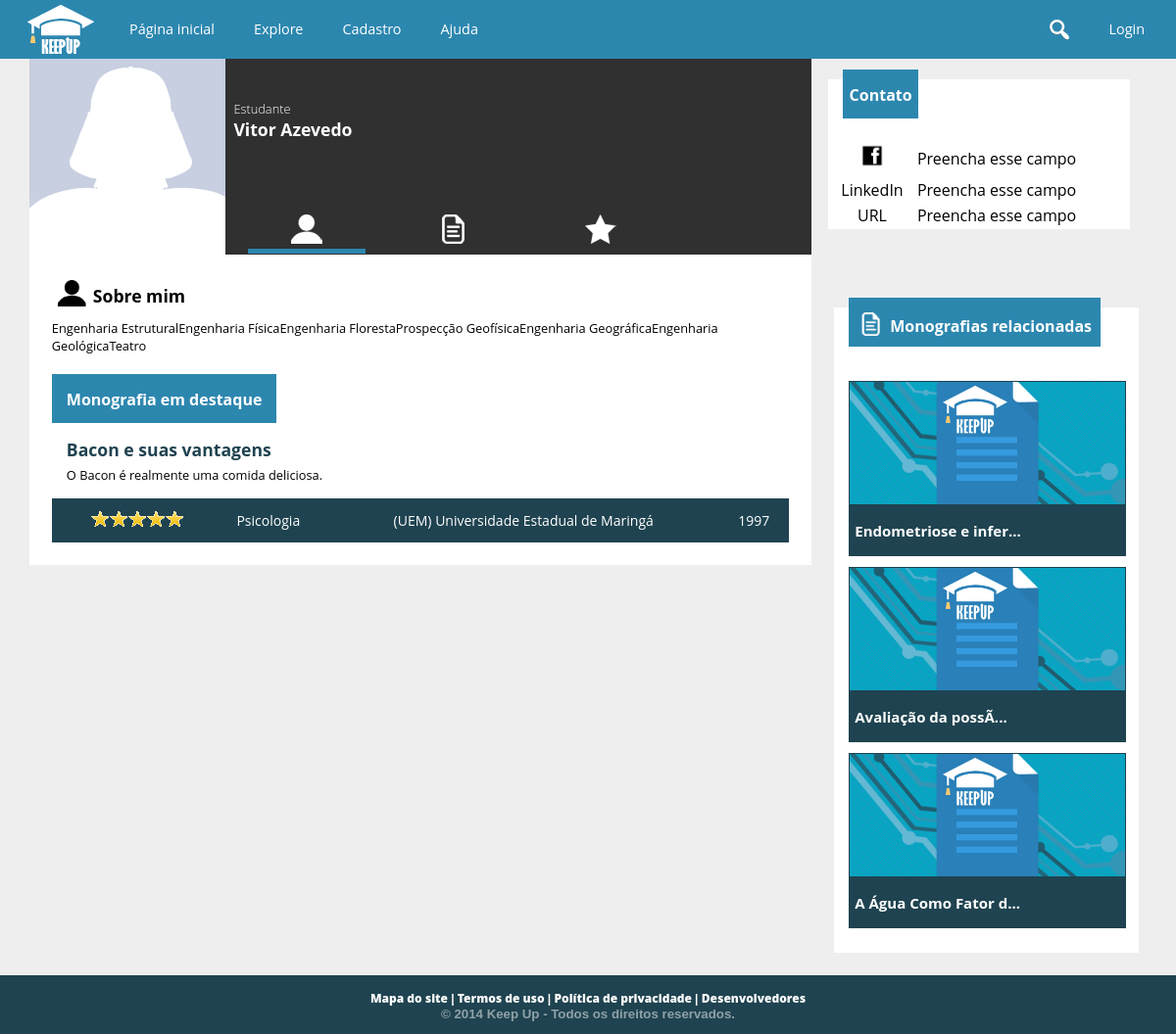
/aluno.php?u=bacon, run on the app's committed database.
### tables this page shows
CREATE TABLE `aluno` (
  `cd_aluno` int(11) NOT NULL AUTO_INCREMENT,
  `cd_usuario` int(11) NOT NULL,
  `nm_aluno` varchar(100) NOT NULL,
  `dt_nascimento` date NOT NULL,
  `tx_bio` text,
  `nm_url_avatar` text,
  `nm_fb` varchar(50) DEFAULT NULL,
  `tx_url_linkedin` text,
  `tx_url_externo` text,
  `nm_profissao` varchar(50) DEFAULT NULL,
  `cd_cidade` int(11) DEFAULT NULL,
  PRIMARY KEY (`cd_aluno`),
  UNIQUE KEY `cd_usuario` (`cd_usuario`),
  KEY `fk_alunocidade` (`cd_cidade`),
  CONSTRAINT `fk_alunocidade` FOREIGN KEY (`cd_cidade`) REFERENCES `cidade` (`cd_cidade`),
  CONSTRAINT `fk_alunousuario` FOREIGN KEY (`cd_usuario`) REFERENCES `usuario` (`cd_usuario`)
);

CREATE TABLE `curso` (
  `cd_curso` int(11) NOT NULL AUTO_INCREMENT,
  `nm_curso` varchar(100) NOT NULL,
  `vl_nivel` tinyint(4) NOT NULL,
  `cd_area` int(11) NOT NULL,
  PRIMARY KEY (`cd_curso`),
  UNIQUE KEY `nm_curso` (`nm_curso`),
  KEY `fk_curso_area` (`cd_area`),
  CONSTRAINT `fk_curso_area` FOREIGN KEY (`cd_area`) REFERENCES `area` (`cd_area`)
);

CREATE TABLE `trabalho` (
  `cd_trabalho` int(11) NOT NULL AUTO_INCREMENT,
  `nm_titulo` varchar(200) NOT NULL,
  `ds_resumo` text,
  `cd_escola` int(11) NOT NULL,
  `cd_curso` int(11) NOT NULL,
  `dt_publicado` datetime NOT NULL,
  `aa_publicacao` int(4) NOT NULL,
  `tx_pchave` varchar(255) DEFAULT '',
  PRIMARY KEY (`cd_trabalho`),
  KEY `fk_trabalhoescola` (`cd_escola`),
  KEY `fk_trabalhocurso` (`cd_curso`),
  CONSTRAINT `fk_trabalhocurso` FOREIGN KEY (`cd_curso`) REFERENCES `curso` (`cd_curso`),
  CONSTRAINT `fk_trabalhoescola` FOREIGN KEY (`cd_escola`) REFERENCES `escola` (`cd_escola`)
);

CREATE TABLE `escola` (
  `cd_escola` int(11) NOT NULL AUTO_INCREMENT,
  `cd_usuario` int(11) NOT NULL,
  `nm_escola` varchar(300) NOT NULL,
  `nm_cnpj` char(14) NOT NULL,
  `tx_url_avatar` text,
  `tx_info` text,
  `tx_endereco` varchar(150) DEFAULT NULL,
  `tx_contato` text,
  `tx_url_externo` text,
  `cd_cidade` int(11) DEFAULT NULL,
  PRIMARY KEY (`cd_escola`),
  UNIQUE KEY `cd_usuario` (`cd_usuario`),
  UNIQUE KEY `nm_cnpj` (`nm_cnpj`),
  KEY `fk_escolacidade` (`cd_cidade`),
  CONSTRAINT `fk_escolacidade` FOREIGN KEY (`cd_cidade`) REFERENCES `cidade` (`cd_cidade`),
  CONSTRAINT `fk_escolausuario` FOREIGN KEY (`cd_usuario`) REFERENCES `usuario` (`cd_usuario`)
);

### sessao.php (called while the page is built, shortened)
<?php
$logado = false;
?>

### conexao.class.php (called while the page is built, shortened)
<?php
class Conexao {
	private $host = "localhost:3307";
	private $usuario = "root";
	private $senha = "usbw";
	private $banco = "keepup";
	private function conectar() {
		if($this->conexao = mysql_connect($this->host, $this->usuario, $this->senha)) {
			if($this->conexaoBanco = mysql_select_db($this->banco)) {
				return $this;
			}
		}
		die("conexao.class:20". mysql_error());
	}
	public function consultar($sql) {
		if($query = mysql_query($sql)) {
			$arr_resultado = array();
			while($resultado = mysql_fetch_array($query)) {
				array_push($arr_resultado, $resultado);
			}
			return $arr_resultado;
		}
		else {
			echo "conexao:39: ".mysql_error();
			$this->desconectar();
			return false;
		}
	}
}
?>

### public_html/php/mediaAvaliacao.php (called while the page is built, shortened)
<?php
$somaAvaliacoes = "SELECT sum(vl_voto) FROM voto WHERE cd_trabalho = $cd_trabalho";
$soma = $conexao->consultar($somaAvaliacoes);
    if($soma[0][0] <> null) {
                $qtVotos = $conexao->consultar("SELECT count(vl_voto) FROM voto WHERE cd_trabalho = $cd_trabalho");
                $total =  (int)$soma[0][0];
                $divide = (int)$qtVotos[0][0];
                $media = $total/$divide;
                $media = number_format($media, 1);
                $decimal = explode('.', $media);
                $comparar = $decimal[1];
                if($comparar <=5 ) { $media = floor($media);}
    }
?>

### public_html/aluno.php (the view, shortened to what this page needs)
<?php
require("../sessao.php");
require("../conexao.class.php");
$conexao = new Conexao();
	$nm_login = $_GET['u'];
	$usuario = "SELECT cd_usuario FROM usuario WHERE nm_login = '$nm_login'";
	$pageuser = $conexao->consultar($usuario);
	$comando = "SELECT * FROM aluno WHERE cd_usuario = {$pageuser[0]['cd_usuario']}";
	$aluno = $conexao->consultar($comando);
	$cd_aluno = $aluno[0]["cd_aluno"];
	$consulta = "SELECT t.* FROM autoria a, trabalho t WHERE a.cd_aluno = $cd_aluno and t.cd_trabalho = a.cd_trabalho";
	$trabalhosAluno = $conexao->consultar($consulta);
	$cont = 0;
	foreach ($trabalhosAluno as $cadatrabalho) {
		$cont = $cont + 1;
		$comando = "SELECT SUM(vl_voto) AS soma FROM voto WHERE cd_trabalho = {$cadatrabalho["cd_trabalho"]}";
		$notatrabalho = $conexao->consultar($comando);
		if($cont == 1)	{
				$maiornota = $notatrabalho;
				$trabalhodestaque = $cadatrabalho['cd_trabalho'];
		}
		else {
			if ($notatrabalho > $maiornota)	{
					$maiornota = $notatrabalho;
					$trabalhodestaque = $cadatrabalho['cd_trabalho'];
			}
		}
	}
	if(isset($trabalhodestaque))
	{
	$consulta =
			"SELECT * FROM trabalho
			WHERE cd_trabalho = $trabalhodestaque";
	$trabalhoTop = $conexao->consultar($consulta);
 $nomeCurso = $conexao->consultar("SELECT c.nm_curso
        FROM trabalho t, curso c WHERE t.cd_trabalho = {$trabalhoTop[0]['cd_trabalho']}
        AND t.cd_curso = c.cd_curso");
  $nomeInstituicao = $conexao->consultar("SELECT nm_escola
    FROM escola WHERE cd_escola = {$trabalhoTop[0]['cd_escola']}");
	}
  $cursosquery =
    "SELECT c.*
    FROM curso c, cursando cu
    WHERE
        cu.cd_curso = c.cd_curso and
        cu.cd_aluno = {$aluno[0]["cd_aluno"]}";
  $cursosAluno = $conexao->consultar($cursosquery);
$relacionadas = "SELECT t.* FROM trabalho t, curso c WHERE t.cd_curso = c.cd_curso and (";
$i = 1;
$ncursos = sizeof($cursosAluno);
foreach($cursosAluno as $curso) {
    $relacionadas .= "t.cd_curso = {$curso["cd_curso"]}";
    if($i< $ncursos) {
        $relacionadas .= " OR ";
    }
    $i++;
}
$relacionadas .= ") ORDER BY rand() LIMIT 3";
$relacionados = $conexao->consultar($relacionadas);
   ?>
<!doctype html>
<html>
<head>
<link href="cs/global.css" type="text/css" rel="stylesheet">
<link href="cs/estilo_user.css" rel="stylesheet" type="text/css">
</head>
<body>
<?php include "header.php"; ?>
     <div id="usuario">
    	 <div id="lado_left">
            <div id="foto_perfil_usuario" style="background-image:url(<?php if($aluno[0]['nm_url_avatar'] <> '')
			echo 'images/upload/'.$pageuser[0]["cd_usuario"]."/".$aluno[0]['nm_url_avatar'];
		else
			echo 'images/default/usericon.png';
		?>)"> </div>
            <div id="dados_usuario">
                <div id="texto_dados">
                    <h3> Estudante </h3>
                    <h1><?php echo  $aluno[0]["nm_aluno"]; ?></h1>
                </div>
                <div id="icones_dados">
                <a href="?ver=perfil&u=<?php echo $nm_login; ?>">	<div class="bot_perfil" id="profile" <?php if(!isset($_GET["ver"]) or $_GET["ver"] == "perfil"){ ?>style="border-bottom:5px solid #2c87af" <?php } ?>> </div> </a>
                <a href="?ver=trabalhos&u=<?php echo $nm_login; ?>">    <div class="bot_perfil" id="monografias" <?php if(isset($_GET["ver"]) and $_GET["ver"] == "trabalhos"){ ?>style="border-bottom:5px solid #2c87af" <?php } ?>> </div> </a>
                <a href="?ver=favoritos&u=<?php echo $nm_login; ?>" >    <div class="bot_perfil" id="favoritos" <?php if(isset($_GET["ver"]) and $_GET["ver"] == "favoritos"){ ?>style="border-bottom:5px solid #2c87af" <?php } ?>> </div> </a>
                </div>
            </div>
		</div>
        <div id="lado_right">
        	<div id="contato">
            	<header class="UltimosTrabalhos" style="background-color:white;">
                          <div class="latest_posts" style="margin:-10px auto auto 5%;"> <h1>  Contato </h1> </div>
                </header>
                <table style="background-color:white">
                	<tr>
                    	<td> <img src="images/face.png" width="30"></td>
                        <td style="text-align:left;"> <?php if($aluno[0]['nm_fb'] != "") {echo "www.facebook.com/".$aluno[0]['nm_fb'];}
    	else { echo "Preencha esse campo";} ?> </td>
                    </tr>
                    <tr>
                    	<td> LinkedIn </td>
                        <td style="text-align:left;"> <?php if($aluno[0]['tx_url_linkedin'] != "") {echo "".$aluno[0]['tx_url_linkedin'];}
    	else { echo "Preencha esse campo";} ?> </td>
                    </tr>
                    <tr>
                    	<td>URL</td>
                        <td style="text-align:left;"> <?php if($aluno[0]['tx_url_externo'] != "" ) { echo "".$aluno[0]['tx_url_externo'];}
    	else { echo "Preencha esse campo";} ?></td>
                    </tr>
                </table>
            </div>
        </div>
   </div>
     <section id="descricao_usuario">
        <?php if (isset($_GET["ver"]) and $_GET["ver"] == "trabalhos") { ?>
        <div class="esquerda">
            <table style="width:auto;">
            <tr>
                <td> <img src="images/perfil_usuario/monografias_.png" width="35px"> </td>
                <td> <h1> Meus trabalhos </h1> </td>
            </tr>
        </table>
                <div id="monografias_do_usuario">
                  <?php foreach($trabalhosAluno as $trabalho) { ?>
                    <div id="trabalho_usuario">
                    <a href="trabalho.php?t=<?php echo $trabalho["cd_trabalho"]; ?>">
                        <div class="trabalho_esquerda">
                            <div id="img_cada_trabalho"> </div>
                        </div>
                        <div class="trabalho_direita">
                            <h1><?php echo $trabalho["nm_titulo"]; ?></h1>
                            <p><?php echo substr($trabalho["ds_resumo"], 0, 200) . "...";
 ?></p>
                        </div>
                        </a>
                    </div>
                    <?php } ?>
<?php
                    } else { ?>
        <div class="esquerda">
        <table style="width:auto;">
            <tr>
                <td> <img src="images/perfil_usuario/profile_.png" width="35px"> </td>
                <td> <h1> Sobre mim </h1> </td>
            </tr>
        </table>
            <p><?php foreach($cursosAluno as $curso) echo $curso["nm_curso"]; ?></p>
             <div id="monografias_do_usuario">
                <div id="trabalhos">
    <?php if(isset($trabalhoTop)) { ?>
                    <header class="UltimosTrabalhos">
                          <div class="latest_posts"> <h1>  Monografia em destaque </h1> </div>
                    </header>
                    <a href="trabalho.php?t=<?php echo $trabalhoTop[0]["cd_trabalho"]; ?>">
                    <div id="monografia_destaque">
                        <div id="titulo_monografia_destaque">
                            <h1><?php echo $trabalhoTop[0]['nm_titulo']; ?></h1>
                            <p><?php echo $trabalhoTop[0]['ds_resumo'];?>
 </p>
                        </div>
                    </div>
                    </a>
                    <footer class="rodape_mono">
                        <table>
                            <tr>
                                <td><?php $cd_trabalho = $trabalhoTop[0]['cd_trabalho'];
                                require("php/mediaAvaliacao.php");
                                if(isset($media)) { switch($media) {
                                    case 5:
                                        echo "<img src='images/index_icons/cincoestrelas.png'>";
                                        break; }  }?>
                              </td>
                                <td>
                                <a href="../escola/Escola_monos.html"><?php echo $nomeCurso[0]['nm_curso'];?></a> </td>
                                <td> <a href="../escola/Escola.html"><?php echo $nomeInstituicao[0]['nm_escola']; ?></a> </td>
                                <td><?php echo $trabalhoTop[0]["aa_publicacao"]; ?></td>
                            </tr>
                        </table>
                 </footer>
                    <?php } ?>
                    </div>
                </div>
            </div>
        <?php } ?>
        <aside class="direita">
           <?php if(sizeof($relacionados) > 0) { ?>
            <div id="monografias_relacionadas">
                    <header class="UltimosTrabalhos">
                          <div class="latest_posts">
                              <table>
                                <tr>
                                    <td> <img src="images/perfil_usuario/monografias.png" width="30"> </td>
                                    <td> <h1> Monografias relacionadas </h1> </td>
                                </tr>
                              </table>
                          </div>
                    </header>
                    <?php foreach ($relacionados as $trabalhoRelacionado) {
                    if($trabalhoRelacionado['cd_trabalho'] <> $cd_trabalho){   ?>
                    <a href="trabalho.php?t=<?php echo $trabalhoRelacionado['cd_trabalho'];?>">
                         <div id="mono_recente">
                            <div class="imagem_monografia_relacionada"  style="background-image: url(images/imagens_monografias/img_vis.jpg)" id="relacionada_1"> </div>
                            <footer class="titulo_relacionada"> <h1> <?php echo substr($trabalhoRelacionado['nm_titulo'], 0, 20) . "...";?> </h1> </footer>
                        </div>
                    </a>
                    <?php }}?>
                </div>
           <?php } ?>
        </aside>
     </section>
    	<?php include 'footer.php'; ?>
</body>
</html>

### public_html/header.php (shortened to what this page needs)
<header>
  		<a href="index.php"> <div id="logo"> </div>  </a>
       <div class="nav">
			<a href="./"><div class="bot_nav">Página inicial</div></a>
			<a href="explore.php"> <div class="bot_nav"> Explore </div></a>
		<?php if(!$logado) { ?>
				<a href="cadastro.php"><div class="bot_nav">Cadastro</div></a>
		<?php } ?>
           <a href="guias.php"> <div class="bot_nav"> Ajuda </div> </a>
       </div>
   	<div id="foto_usuario_menu">
	<?php if(!$logado) { ?>
			<a href="#" class="login_link">
               	<div class="bot_nav" id="alogin">Login</div></a>
	<?php } ?>
       </div>
      		<div id="pesquisa_menu"></div>
   </header>

### public_html/footer.php
<footer>
        <div id="footer_centralizado">
            <p>
            <a href="#"> Mapa do site </a> |
            <a href="#"> Termos de uso </a> |
            <a href="#"> Política de privacidade </a> |
            <a href="#"> Desenvolvedores  </a>
            </p>
        		<h5> © 2014 Keep Up - Todos os direitos reservados. </h5>
        </div>
    </footer>

### public_html/cs/global.css (style rules this page uses)
a { color: inherit; }
* { font-family: 'Open Sans', sans-serif; }
body { margin:0; padding:0; font-family:Verdana, Geneva, sans-serif; border:0; background-color:#eeeeee; }
header { width:100%; height:60px; background-color:#2c87af; color:white; }
header a { color:white; }
.nav { width:auto; height:60px; float:left; }
.bot_nav { float:left; width:auto; padding-left:20px; padding-right:20px; height:40px; text-align:center; padding-top:20px; font-size:.9em; color:white; -webkit-transition: background-color; -webkit-transition-duration:0.1s ; -webkit-transition-timing-function:ease-in; }
#foto_usuario_menu { width:auto; height:60px; float:right; padding-left:1%; padding-right:1%; text-align:right; }
#pesquisa_menu { float:right; width:3%; height:60px; background-image:url('../images/menu/search.png'); background-position:center; background-repeat:no-repeat; -webkit-transition: background-color; -webkit-transition-duration:0.1s ; -webkit-transition-timing-function:ease-in; cursor:pointer; }
table { margin:auto; }
#logo { float:left; width:100px; height:50px; margin-top:5px; margin-left:1%; background-image:url(../images/logo/3.png); background-position:center; background-repeat: no-repeat; }
footer { width:100%; height:60px; clear:both; background-color:#1f4350; position:relative; bottom:0; }
#footer_centralizado { width:940px; padding:15px; height:20px; margin:auto; text-align:center; }
#footer_centralizado p { margin: 0; color:white; font-size:12px; font-family:"Trebuchet MS", Arial, Helvetica, sans-serif; font-weight:900 }
#footer_centralizado a { color:white; }
#footer_centralizado a:link { color:white; text-decoration:none; }
#footer_centralizado h5 { margin:0; color:white; font-family:"Trebuchet MS", Arial, Helvetica, sans-serif; opacity:.5; }

### data on the page
aluno: nm_aluno "Vitor Azevedo"
curso: nm_curso "Engenharia Estrutural"
curso: nm_curso "Engenharia Física"
curso: nm_curso "Engenharia Floresta"
curso: nm_curso "Prospecção Geofísica"
curso: nm_curso "Engenharia Geográfica"
curso: nm_curso "Engenharia Geológica"
curso: nm_curso "Teatro"
trabalho: nm_titulo "Bacon e suas vantagens", ds_resumo "O Bacon é realmente uma comida deliciosa.", aa_publicacao "1997"
curso: nm_curso "Psicologia"
escola: nm_escola "(UEM) Universidade Estadual de Maringá"
trabalho: nm_titulo "Endometriose e infer"
trabalho: nm_titulo "Avaliação da possÃ"
trabalho: nm_titulo "A Água Como Fator d"
